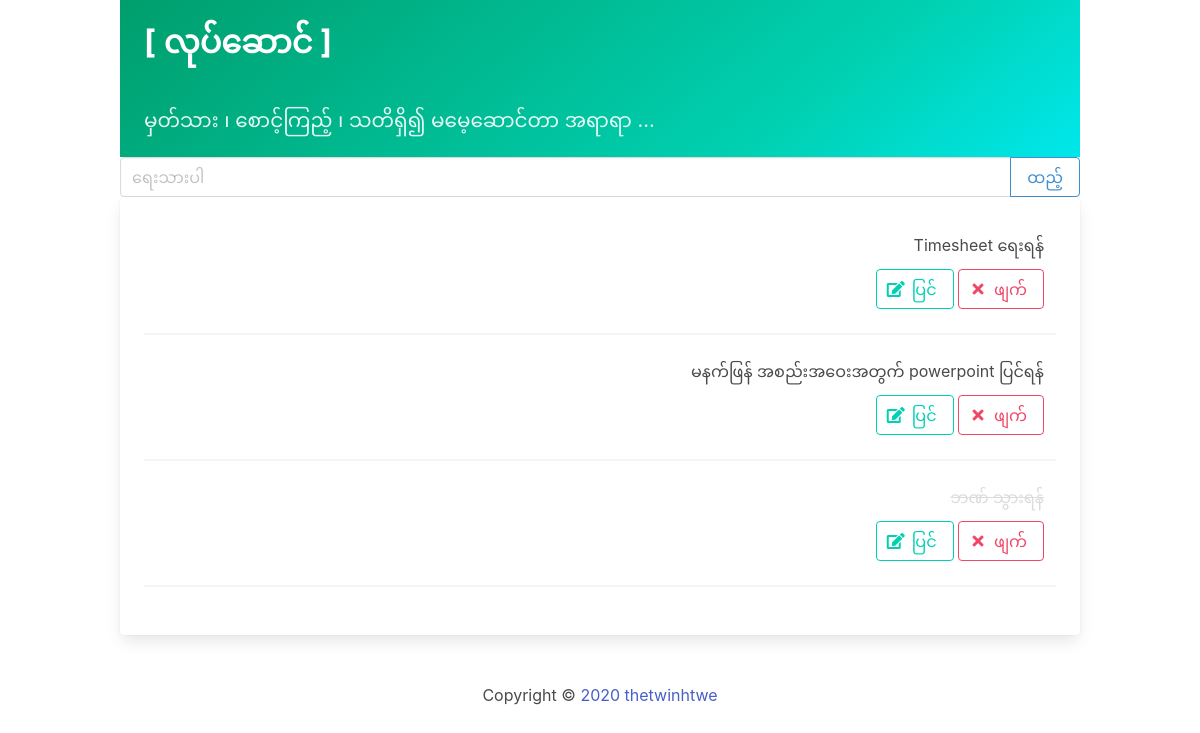
Before: / with the older database file.
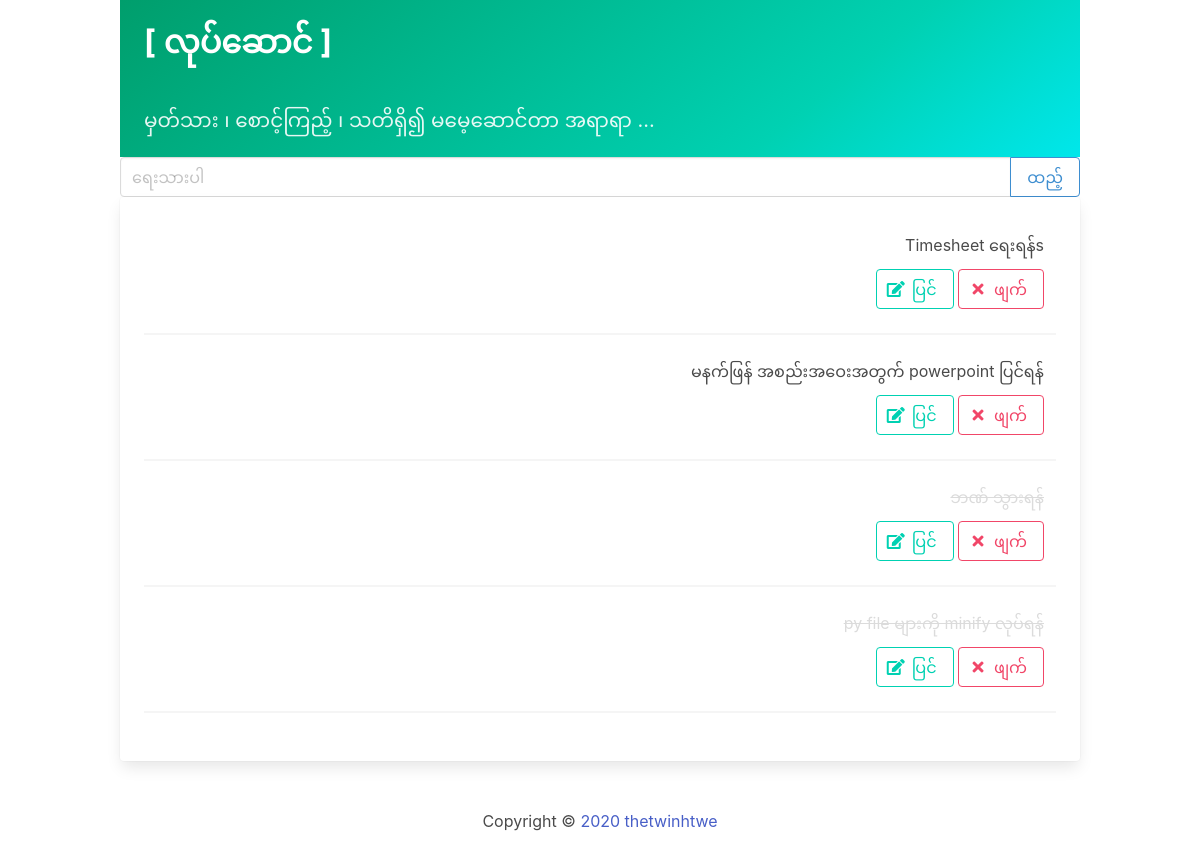
After: the same page with the newer database file.
### TodoMyanmar/models.py (models this page shows)
class Task(models.Model):
	title=models.CharField(max_length=200);complete=models.BooleanField(default=False);create=models.DateTimeField(auto_now_add=True)
	def __str__(A):return A.title

### TodoMyanmar/views.py (the view)
def index(request):
	B=request;C=Task.objects.order_by('complete');A=TaskForm()
	if B.method==_A:
		A=TaskForm(B.POST)
		if A.is_valid():A.save()
		return redirect('/')
	D={'tasks':C,_B:A};return render(B,'index.html',D)

### TodoMyanmar/forms.py
class TaskForm(forms.ModelForm):
	title=forms.CharField(widget=forms.TextInput(attrs={'class':'input','placeholder':'ရေးသားပါ'}))
	class Meta:model=Task;fields='__all__'

### TodoMyanmar/templates/index.html (shortened to what this page needs)
{% extends 'default.html' %}
      {% block content %}
      <form method="POST" action="/">
	     <div class="field has-addons is-horizontal">
		  <div class="control is-expanded">
      				{{form.title}}
		  </div>
		  <div class="control">
		    <input class="button is-info is-outlined" type="submit" name="Create Task" value="ထည့်">
		  </div>
		</div>
		</form>
	      <div class="card">
		  <div class="card-content">
		  {% for task in tasks %}
		  <div class="block">
		          <p class="has-text-right m-3">
		    {% if task.complete == True %}
		            <strike class="has-text-grey-lighter"> {{task}} </strike>
		    {% else %}
						<span>{{task}}</span>
			{% endif %}
					</p>
			<p class="has-text-right m-3">
		        <a class="button is-primary is-outlined" href="{% url 'update_task' task.id %}">
				<span class="icon is-small">
					<i class="fas fa-edit"></i>
				</span>
				<span>ပြင်
				</a>
		        <a class="button is-danger is-outlined" href="{% url 'delete_task' task.id %}">
				<span class="icon is-small">
					<i class="fas fa-times"></i>
				</span>
				<span>ဖျက်
				</a>
		    </p>
		   </div>
		   <hr />
		        {% endfor %}
		  </div>
		</div>
      {% endblock %}

Changed rows visible on the page:
changed Task: title "Timesheet ရေးရန်" → "Timesheet ရေးရန်s"
added Task: title "py file များကို minify လုပ်ရန်"
